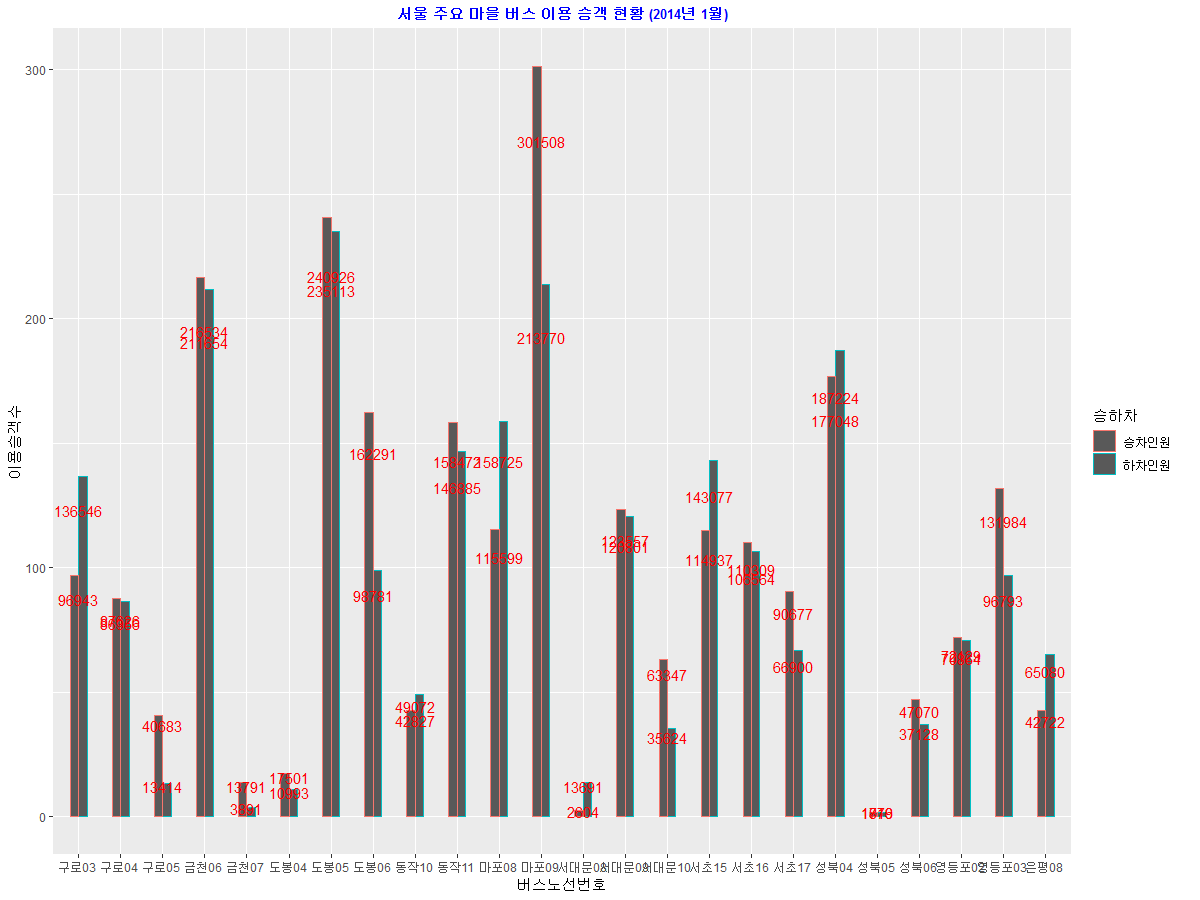

This chart was generated by the following R code:
# 미션 3-6. 콩나물 마을 버스 찾아 달래요

setwd("D:/Workspace/R-Lecture/Part2/Stage3_StructureData/도전미션 3-6 - 콩나물 마을 버스 찾아 달래요")
library(ggplot2)
library(dplyr)
library(reshape2)
library(RColorBrewer)

data <- read.csv("버스노선별이용현황합계.csv")
long_data <- melt(data, id = c('버스노선번호'), variable.name = "승하차", value.name = "이용승객수")
long_data$이용승객수 <- long_data$이용승객수/1000
long_data <- arrange(long_data, 버스노선번호)

long_data <- long_data %>%
  mutate(탑승객 = 이용승객수 * 1000) %>%
  mutate(ypos = 이용승객수 * 0.9)

ggplot(long_data, aes(x=버스노선번호, y=이용승객수, group = 승하차, color = 승하차)) +
         geom_bar(position = 'dodge', stat='identity', width=0.4) +
         ggtitle("서울 주요 마을 버스 이용 승객 현황 (2014년 1월)") +
         theme(plot.title = element_text(hjust = 0.5)) +
         theme(plot.title=element_text(face="bold", size=10, color="blue")) +
         geom_text(aes(y=ypos, label=탑승객), color = 'red')
    
       
